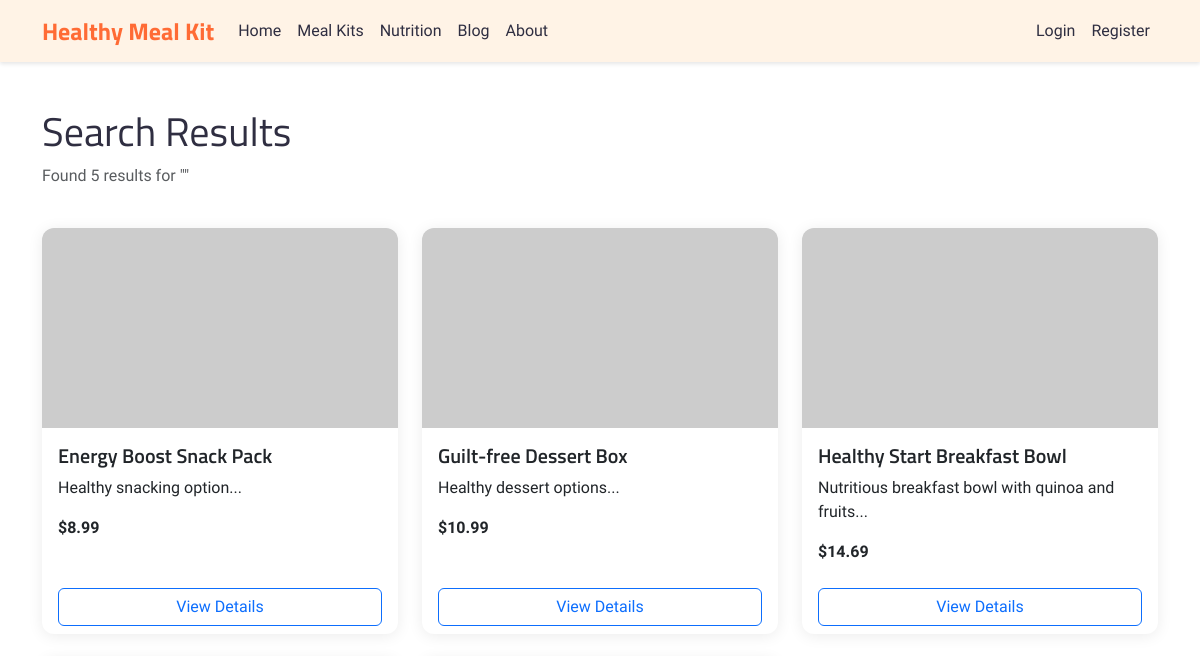
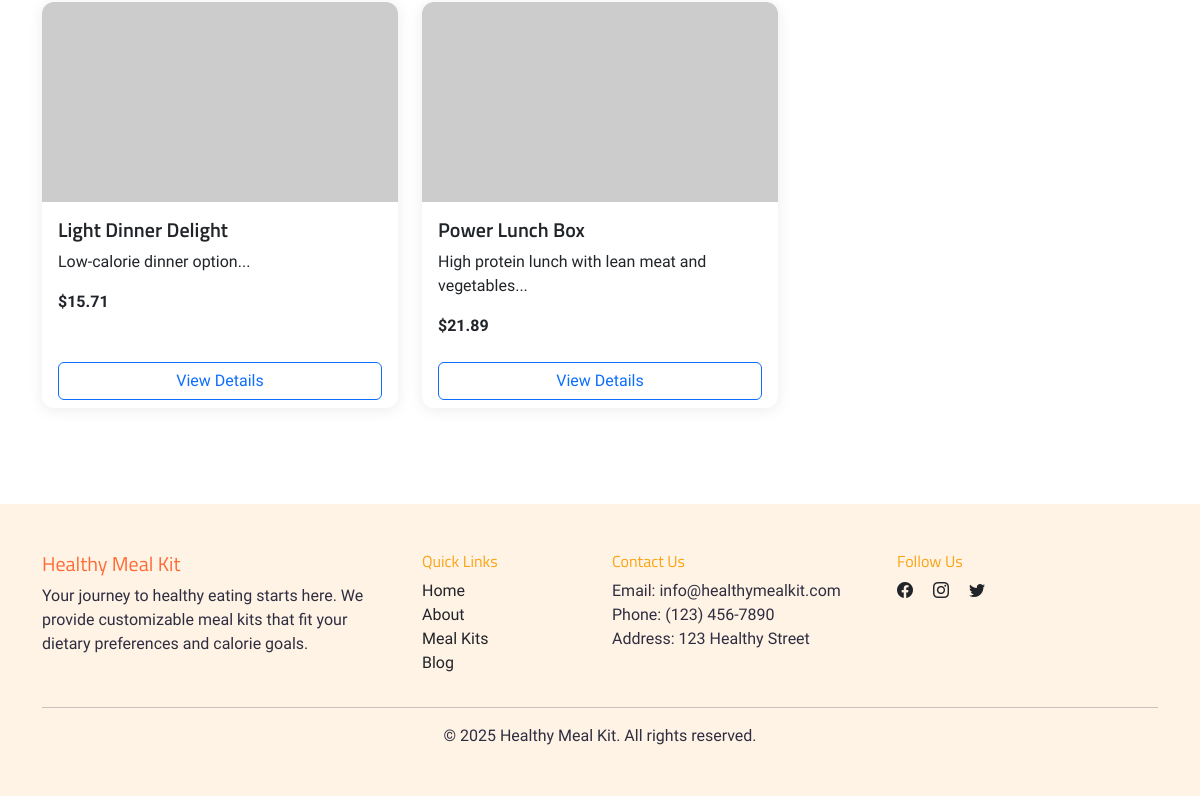
Page /search-results.php on the earlier database version (2 pictures, top to bottom).
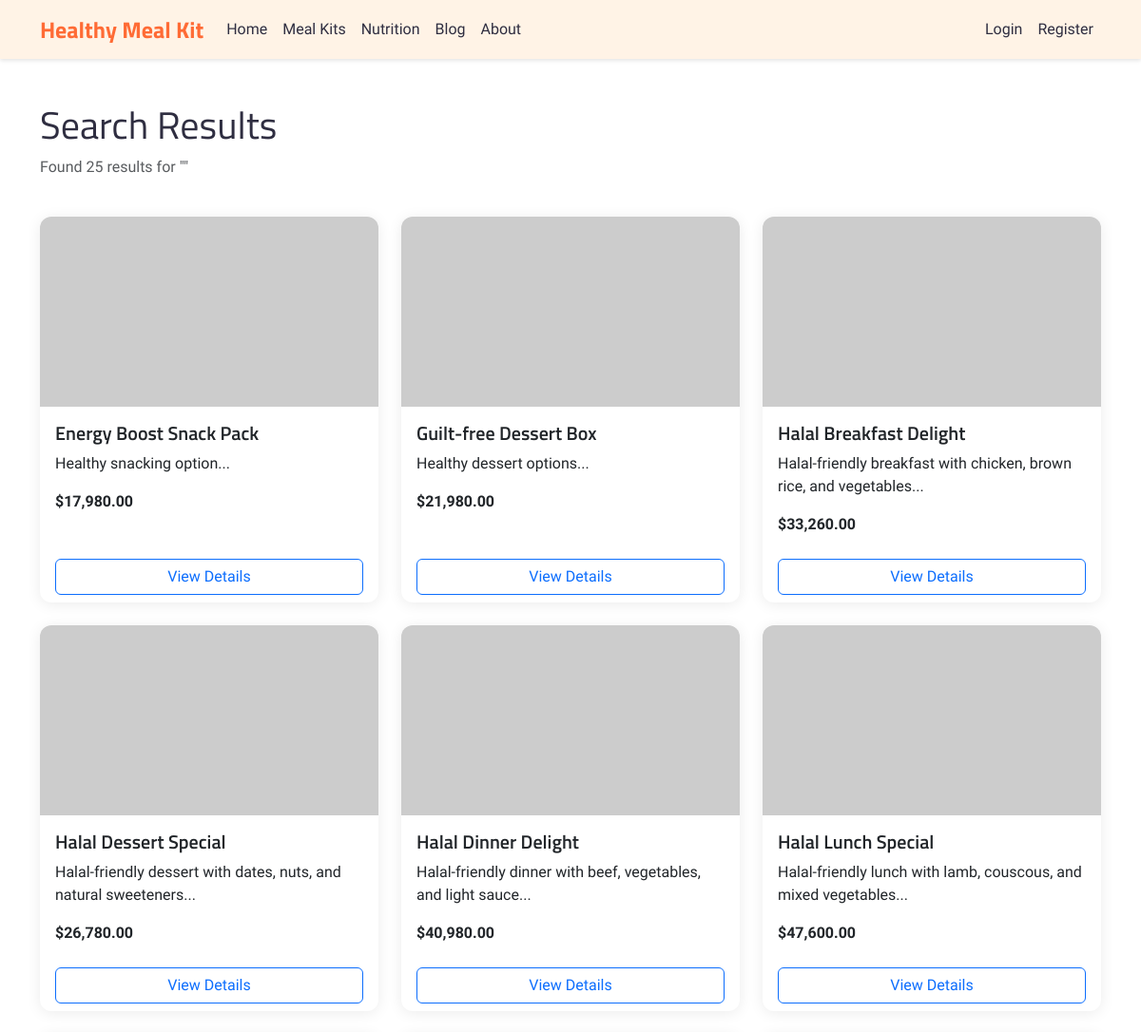
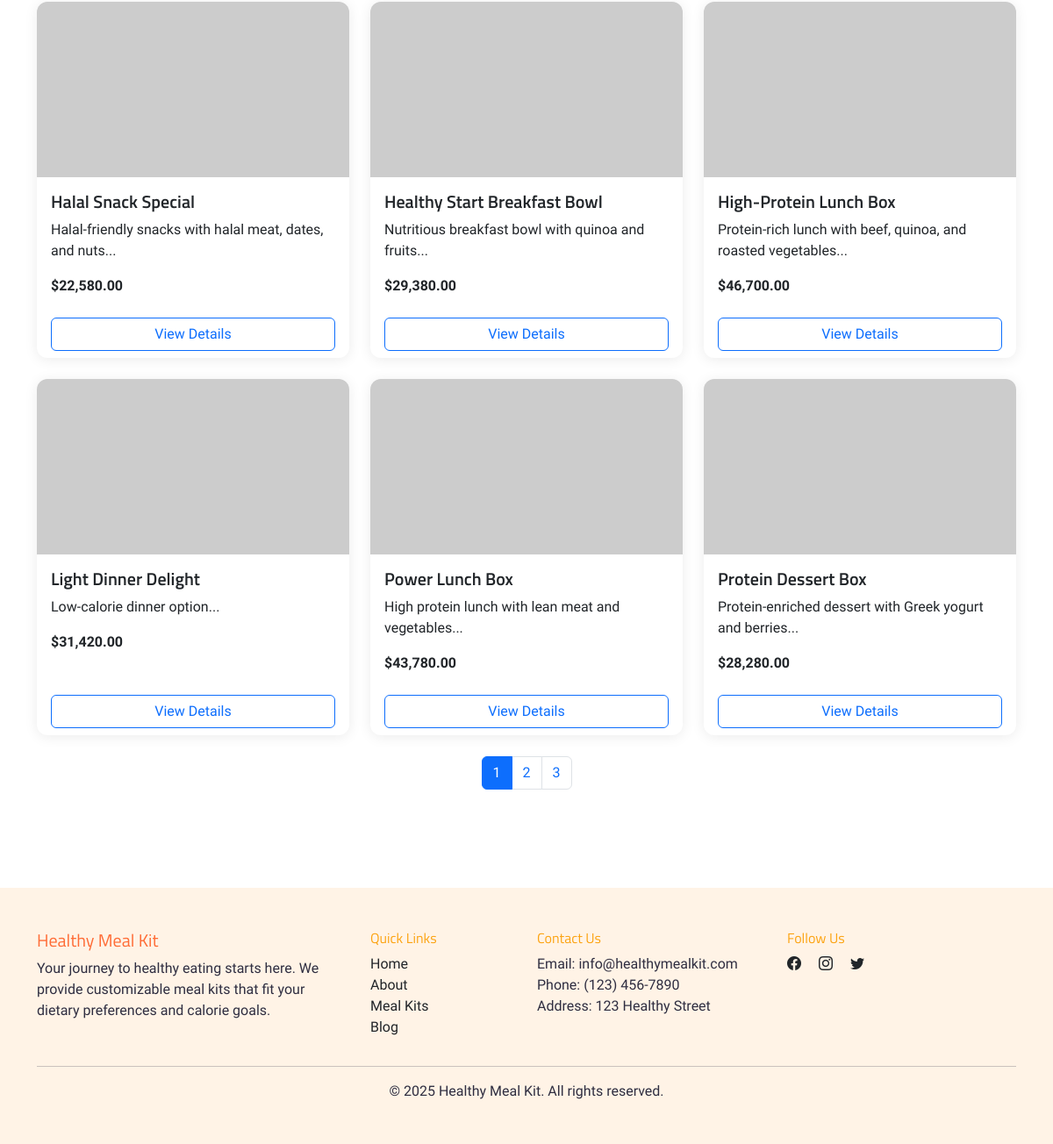
Same page on the later database version (2 pictures, top to bottom).
### tables this page shows
CREATE TABLE meal_kits (
    meal_kit_id INT PRIMARY KEY AUTO_INCREMENT,
    name VARCHAR(100) NOT NULL,
    description TEXT NOT NULL,
    category_id INT,
    preparation_price INT NOT NULL,
    base_calories INT NOT NULL COMMENT 'Calculated from sum of ingredients',
    cooking_time INT,
    servings INT,
    image_url VARCHAR(255),
    is_active TINYINT(1) DEFAULT 1 COMMENT '0: inactive, 1: active',
    created_at TIMESTAMP DEFAULT CURRENT_TIMESTAMP,
    FOREIGN KEY (category_id) REFERENCES categories(category_id)
);

### search-results.php (the view, shortened to what this page needs)
<?php
require_once 'config/connection.php';
function get_meal_kit_image_url($image_url_db, $meal_kit_name) {
    if (!$image_url_db) return 'https://placehold.co/600x400/FFF3E6/FF6B35?text=' . urlencode($meal_kit_name);
    $parts = explode('/', trim($_SERVER['SCRIPT_NAME'], '/'));
    $projectBase = '/' . $parts[0];
    return $projectBase . '/uploads/meal-kits/' . $image_url_db;
}
$query = isset($_GET['q']) ? trim($_GET['q']) : '';
$page = isset($_GET['page']) ? (int)$_GET['page'] : 1;
$per_page = 12;
$offset = ($page - 1) * $per_page;
$total_count = $mysqli->query("SELECT COUNT(*) as count
                              FROM meal_kits
                              WHERE name LIKE '%$query%'
                              OR description LIKE '%$query%'")->fetch_assoc()['count'];
$total_pages = ceil($total_count / $per_page);
$stmt = $mysqli->prepare("
    SELECT
                mk.meal_kit_id,
                mk.name,
                mk.description,
                (mk.preparation_price + IFNULL(SUM(i.price_per_100g * mki.default_quantity / 100), 0)) as price,
                mk.image_url
            FROM meal_kits mk
            LEFT JOIN meal_kit_ingredients mki ON mk.meal_kit_id = mki.meal_kit_id
            LEFT JOIN ingredients i ON mki.ingredient_id = i.ingredient_id
            WHERE (mk.name LIKE ? OR mk.description LIKE ?) AND mk.is_active = 1
            GROUP BY mk.meal_kit_id
    ORDER BY name ASC
    LIMIT ? OFFSET ?
");
$searchTerm = "%$query%";
$stmt->bind_param("ssii", $searchTerm, $searchTerm, $per_page, $offset);
$stmt->execute();
$result = $stmt->get_result();
?>
<!DOCTYPE html>
<html lang="en">
<head>
    <link href="https://cdn.jsdelivr.net/npm/bootstrap@5.3.0/dist/css/bootstrap.min.css" rel="stylesheet">
    <link rel="stylesheet" href="https://cdn.jsdelivr.net/npm/bootstrap-icons@1.11.3/font/bootstrap-icons.min.css">
    <link rel="stylesheet" href="assets/css/style.css">
</head>
<body>
    <?php include 'includes/navbar.php'; ?>
    <div class="container py-5">
        <div class="row mb-4">
            <div class="col">
                <h1>Search Results</h1>
                <p class="text-muted">
                    Found <?php echo $total_count; ?> results for "<?php echo htmlspecialchars($query); ?>"
                </p>
            </div>
        </div>
        <?php if ($total_count > 0): ?>
        <div class="row row-cols-1 row-cols-md-2 row-cols-lg-3 g-4">
            <?php while ($meal = $result->fetch_assoc()): ?>
            <div class="col">
                <div class="card h-100">
                    <?php $img_url = get_meal_kit_image_url($meal['image_url'], $meal['name']); ?>
                    <img src="<?php echo htmlspecialchars($img_url); ?>" class="card-img-top" alt="Meal Kit Image">
                    <div class="card-body">
                        <h5 class="card-title"><?php echo htmlspecialchars($meal['name']); ?></h5>
                        <p class="card-text">
                            <?php echo htmlspecialchars(substr($meal['description'], 0, 100)) . '...'; ?></p>
                        <div class="d-flex justify-content-between align-items-center">
                            <div class="price-tag">
                                <strong>$<?php echo number_format($meal['price'], 2); ?></strong>
                            </div>
                        </div>
                    </div>
                    <div class="card-footer bg-transparent border-top-0">
                        <a href="meal-details.php?id=<?php echo $meal['meal_kit_id']; ?>"
                            class="btn btn-outline-primary w-100">View Details</a>
                    </div>
                </div>
            </div>
            <?php endwhile; ?>
        </div>
        <?php if ($total_pages > 1): ?>
        <div class="row mt-4">
            <div class="col">
                <nav aria-label="Search results pages">
                    <ul class="pagination justify-content-center">
                        <?php for ($i = 1; $i <= $total_pages; $i++): ?>
                        <li class="page-item <?php echo $i === $page ? 'active' : ''; ?>">
                            <a class="page-link" href="?q=<?php echo urlencode($query); ?>&page=<?php echo $i; ?>">
                                <?php echo $i; ?>
                            </a>
                        </li>
                        <?php endfor; ?>
                    </ul>
                </nav>
            </div>
        </div>
        <?php endif; ?>
        <?php else: ?>
        <div class="alert alert-info">
            No meal kits found matching your search criteria.
        </div>
        <?php endif; ?>
    </div>
    <?php include 'includes/footer.php'; ?>
</body>
</html>

Differences in the rows shown:
changed meal_kits "Energy Boost Snack Pack": price "8.99" → "17,980.00"
changed meal_kits "Guilt-free Dessert Box": price "10.99" → "21,980.00"
added meal_kits: name "Halal Breakfast Delight", description "Halal-friendly breakfast with chicken, brown rice, and vegetables", price "33,260.00"
added meal_kits: name "Halal Dessert Special", description "Halal-friendly dessert with dates, nuts, and natural sweeteners", price "26,780.00"
added meal_kits: name "Halal Dinner Delight", description "Halal-friendly dinner with beef, vegetables, and light sauce", price "40,980.00"
added meal_kits: name "Halal Lunch Special", description "Halal-friendly lunch with lamb, couscous, and mixed vegetables", price "47,600.00"
added meal_kits: name "Halal Snack Special", description "Halal-friendly snacks with halal meat, dates, and nuts", price "22,580.00"
changed meal_kits "Healthy Start Breakfast Bowl": price "14.69" → "29,380.00"
added meal_kits: name "High-Protein Lunch Box", description "Protein-rich lunch with beef, quinoa, and roasted vegetables", price "46,700.00"
changed meal_kits "Light Dinner Delight": price "15.71" → "31,420.00"
changed meal_kits "Power Lunch Box": price "21.89" → "43,780.00"
added meal_kits: name "Protein Dessert Box", description "Protein-enriched dessert with Greek yogurt and berries", price "28,280.00"
Other differences:
$total_count: "5" → "25"
new list line: "1"
new list line: "2"
new list line: "3"
